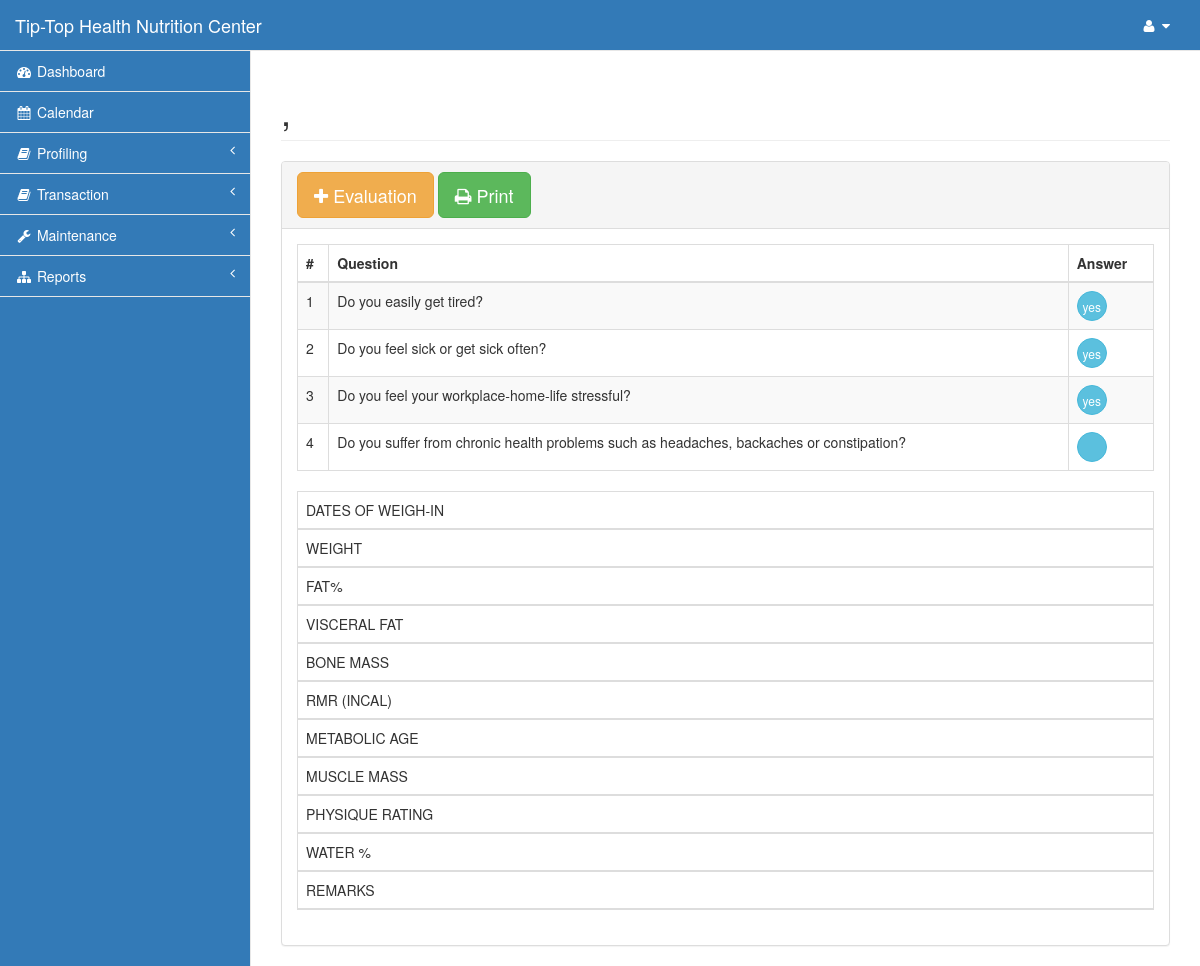
Page /pages/monitoring.php (signed in) on the committed database.
### tables this page shows
CREATE TABLE `question` (
  `question_id` int(11) NOT NULL,
  `question` varchar(100) NOT NULL
);

CREATE TABLE `survey` (
  `survey_id` int(11) NOT NULL,
  `id` int(11) NOT NULL,
  `question_id` int(11) NOT NULL,
  `answer` varchar(30) NOT NULL
);

### pages/monitoring.php (the view, shortened to what this page needs)
<?php include('session.php');?>
<!DOCTYPE html>
<html lang="en">
<head>
    <?php include('css.php');?>
</head>
<body>
    <div id="wrapper">
        <?php include('nav.php');?>
        <div id="page-wrapper">
            <div class="row">
                <div class="col-lg-12">
                <?php
                $id=$_REQUEST['id'];
                $mid=$_REQUEST['mid'];
                        $name=mysqli_query($con,"select first,last from taker where id='$id'")or die(mysqli_error($con));
                            $rm=mysqli_fetch_array($name);
                ?>
                    <h1 class="page-header"><?php echo $rm['last'].", ".$rm['first'];?></h1>
                </div>
            </div>
            <div class="row">
                <div class="col-lg-12">
                    <div class="panel panel-default">
                        <div class="panel-heading">
                            <button type="button" class="btn btn-warning btn-lg" data-toggle="modal" data-target="#myModal"><i class="fa fa-plus"></i> Evaluation</button>
                            <a href="print_eval.php?mid=<?php echo $mid;?>&id=<?php echo $id;?>" class="btn btn-success btn-lg"> <i class="fa fa-print"></i> Print</a>
                        </div>
                        <div class="panel-body">
                            <table width="100%" class="table table-striped table-bordered table-hover">
                                <thead>
                                    <tr>
                                        <th>#</th>
                                        <th>Question</th>
                                        <th>Answer</th>
                                    </tr>
                                </thead>
                                <tbody>
<?php
        $query=mysqli_query($con,"select * from question order by question")or die(mysqli_error($con));
            $i=1;
          while ($row=mysqli_fetch_array($query)){
            $id=$row['question_id'];
                $query1=mysqli_query($con,"select * from survey where question_id='$id'")or die(mysqli_error($con));
                    $row1=mysqli_fetch_array($query1);
                    $answer=$row1['answer'];
?>
                                    <tr class="odd gradeX">
                                        <td class="center"><?php echo $i;?></td>
                                        <td><?php echo $row['question'];?></td>
                                        <td>
                                            <a href="" class="btn btn-info btn-circle"><?php echo $answer;?></a>
                                        </td>
                                    </tr>
<?php $i++;}?>
                                </tbody>
                            </table>
                            <table width="100%" class="table table-striped table-bordered table-hover">
                                <thead>
<?php
$labels=array("DATES OF WEIGH-IN","WEIGHT","FAT%","VISCERAL FAT","BONE MASS","RMR (INCAL)","METABOLIC AGE","MUSCLE MASS","PHYSIQUE RATING","WATER %","REMARKS");
        foreach ($labels as $label)
        {
            echo "<tr><td>$label</td>";
                    ?>
<?php
            echo "</tr>";
        }
?>
                                </thead>
                            </table>
                    </div>
                </div>
            </div>
        </div>
    </div>
</body>
</html>

### pages/css.php (style rules this page uses)
.navbar-default, body { background-color: #337ab7!important; }

### rows in the picture
question: question "Do you easily get tired?", survey.answer "yes"
question: question "Do you feel sick or get sick often?", survey.answer "yes"
question: question "Do you feel your workplace-home-life stressful?", survey.answer "yes"
question: question "Do you suffer from chronic health problems such as headaches, backaches or constipation?"

### other values in the picture
$label "DATES OF WEIGH-IN"
$label "WEIGHT"
$label "FAT%"
$label "VISCERAL FAT"
$label "BONE MASS"
$label "RMR (INCAL)"
$label "METABOLIC AGE"
$label "MUSCLE MASS"
$label "PHYSIQUE RATING"
$label "WATER %"
$label "REMARKS"
